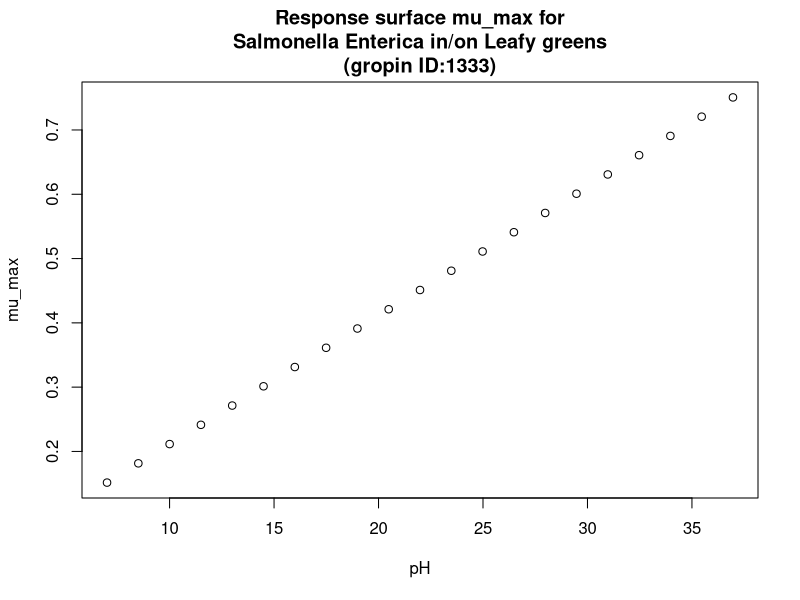

Recreate this plot in R.
#############################
# start of Parameter script
#############################
pH <- seq(7.007,36.963036963037,length.out=21)
#############################
# end of Parameter script
#############################
############################# 
# start of Model script Gropin ID 1333 
#############################
 
# constant coefficients for this model
 
variables <- data.frame(pH)
argumentsPar <- expand.grid(variables)
 
# heart of the model
response_surface <- function(pH) {
   mumax <-0.020*(pH+0.57)

return(mumax=mumax)
} 

# output parameters
mumax <- cbind(argumentsPar,response_surface(argumentsPar['pH']))
colnames(mumax) <- c(colnames(argumentsPar),'mumax')
#############################
# End of Model script
#############################
############################# 
# start of Visualisation script Gropin ID 1333 
#############################
plot(pH,mumax$mumax,
                          xlab='pH',
                          ylab='mu_max',main='Response surface mu_max for
Salmonella Enterica in/on Leafy greens
(gropin ID:1333)')
#############################
# End of Visualisation script
#############################
